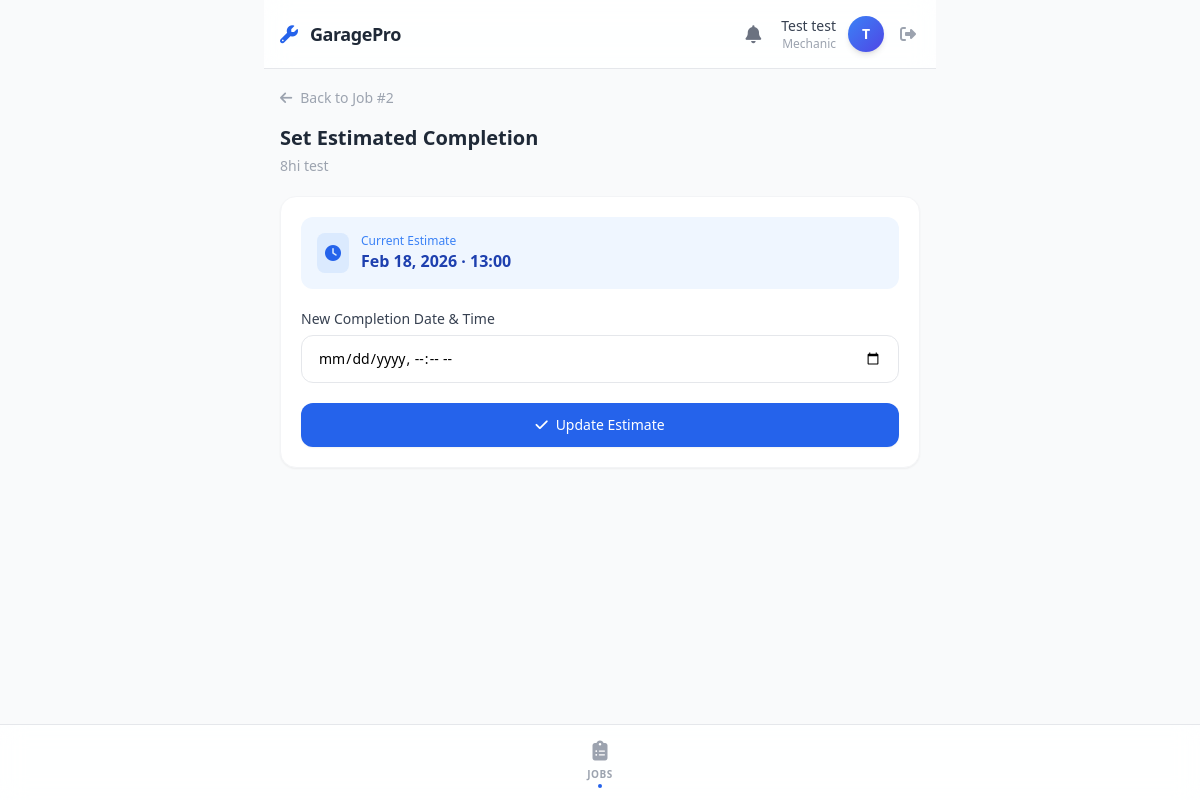
The app's page /mechanic/jobs/2/estimate/ (signed in) with its own data.
### accounts/models.py (models this page shows, shortened)
class User(AbstractUser, TimeStampedModel):
    ROLE_CHOICES = [
        ('ADMIN', 'Admin'),
        ('MANAGER', 'Manager'),
        ('MECHANIC', 'Mechanic'),
        ('CUSTOMER', 'Customer'),
    ]
    role = models.CharField(max_length=20, choices=ROLE_CHOICES)
    phone = models.CharField(max_length=20, blank=True)

### jobs/models.py (models this page shows, shortened)
class ServiceJob(TimeStampedModel, SoftDeleteModel):
    STATUS_CHOICES = [
        ('RECEIVED', 'Received'),
        ('DIAGNOSING', 'Diagnosing'),
        ('WAITING_APPROVAL', 'Waiting Approval'),
        ('IN_PROGRESS', 'In Progress'),
        ('COMPLETED', 'Completed'),
        ('DELIVERED', 'Delivered'),
        ('CANCELLED', 'Cancelled'),
    ]
    vehicle = models.ForeignKey('customers.Vehicle', on_delete=models.CASCADE, related_name="jobs")
    assigned_mechanic = models.ForeignKey(
        settings.AUTH_USER_MODEL,
        on_delete=models.SET_NULL,
        null=True,
        limit_choices_to={'role': 'MECHANIC'}
    )
    status = models.CharField(max_length=30, choices=STATUS_CHOICES, default='RECEIVED')
    problem_description = models.TextField()
    estimated_completion = models.DateTimeField(null=True, blank=True)
    priority = models.IntegerField(default=1)
    completed_at = models.DateTimeField(null=True, blank=True)
    delivered_at = models.DateTimeField(null=True, blank=True)
    VALID_TRANSITIONS = {
        'RECEIVED': ['DIAGNOSING', 'CANCELLED'],
    'DIAGNOSING': ['WAITING_APPROVAL', 'CANCELLED'],
    'WAITING_APPROVAL': ['IN_PROGRESS', 'CANCELLED'],
    'IN_PROGRESS': ['COMPLETED', 'CANCELLED', 'WAITING_APPROVAL'],
    'COMPLETED': ['DELIVERED'],
    'DELIVERED': [],
    'CANCELLED': [],
}

### customers/models.py (models this page shows, shortened)
class Vehicle(TimeStampedModel, SoftDeleteModel):
    customer = models.ForeignKey(Customer, on_delete=models.CASCADE, related_name="vehicles")
    registration_number = models.CharField(max_length=50, unique=True, db_index=True)
    make = models.CharField(max_length=100)
    model = models.CharField(max_length=100)
    year = models.IntegerField()
    vin = models.CharField(max_length=100, blank=True)

### jobs/views.py (the view, shortened to what this page needs)
# urls.py: path('mechanic/jobs/<int:pk>/estimate/', job_views.mechanic_update_estimate, name='mechanic_update_estimate'),
@mechanic_required
def mechanic_update_estimate(request, pk):
    job = get_object_or_404(ServiceJob, pk=pk, assigned_mechanic=request.user)
    return render(request, 'mechanic/update_estimate.html', {'job': job})

### notifications/context_processors.py (called while the page is built)
def user_notifications(request):
    if request.user.is_authenticated:
        unread_count = request.user.notifications.filter(is_read=False).count()
        latest_notifications = request.user.notifications.all()[:5]
        return {
            'unread_notifications_count': unread_count,
            'latest_notifications': latest_notifications
        }
    return {}

### templates/mechanic/update_estimate.html (shortened to what this page needs)
{% extends 'base_app.html' %}
{% block nav_jobs %}bnav-active{% endblock %}
{% block content %}
<a href="{% url 'mechanic_job_detail' job.pk %}"
    class="inline-flex items-center text-sm text-gray-400 hover:text-blue-600 mb-4 transition">
    <i class="fas fa-arrow-left mr-2"></i>Back to Job #{{ job.id }}
</a>
<div class="mb-5">
    <h1 class="text-xl font-bold text-gray-800">Set Estimated Completion</h1>
    <p class="text-sm text-gray-400 mt-1">{{ job.vehicle.make }} {{ job.vehicle.model }}</p>
</div>
<div class="bg-white rounded-2xl shadow-sm border border-gray-100 p-5 animate-slide-up">
    {% if job.estimated_completion %}
    <div class="bg-blue-50 rounded-xl p-4 mb-5 flex items-center gap-3">
        <div class="bg-blue-100 p-2 rounded-lg"><i class="fas fa-clock text-blue-600"></i></div>
        <div>
            <div class="text-xs text-blue-500 font-medium">Current Estimate</div>
            <div class="font-bold text-blue-800">{{ job.estimated_completion|date:"M d, Y · H:i" }}</div>
        </div>
    </div>
    {% endif %}
    <form method="post" class="space-y-5">
        <div>
            <label class="block text-sm font-medium text-gray-700 mb-1.5">New Completion Date & Time</label>
            <input name="estimated_completion" type="datetime-local" required
                class="w-full border border-gray-200 rounded-xl px-4 py-3 text-sm focus:ring-2 focus:ring-blue-500 focus:border-transparent focus:outline-none transition">
        </div>
        <button type="submit"
            class="w-full bg-blue-600 text-white py-3 rounded-xl font-medium text-sm hover:bg-blue-700 transition shadow-sm">
            <i class="fas fa-check mr-2"></i>Update Estimate
        </button>
    </form>
</div>
{% endblock %}

### templates/base_app.html (shortened to what this page needs)
<!DOCTYPE html>
<html lang="en">
<head>
    <script src="https://cdn.tailwindcss.com"></script>
    <link rel="stylesheet" href="https://cdnjs.cloudflare.com/ajax/libs/font-awesome/6.4.0/css/all.min.css">
</head>
<body class="bg-gray-50 font-sans leading-normal tracking-normal">
    <div class="flex flex-col min-h-screen max-w-2xl mx-auto relative">
        <header class="glass-header sticky top-0 z-30 border-b border-gray-200">
            <div class="flex items-center justify-between px-4 py-3">
                <div class="flex items-center gap-3">
                    <i class="fas fa-wrench text-blue-600 text-lg"></i>
                    <span class="font-bold text-gray-800 text-lg tracking-tight">GaragePro</span>
                </div>
                <div class="flex items-center gap-3">
                    <a href="{% if user.role == 'CUSTOMER' %}{% url 'customer_reminders' %}{% else %}{% url 'notification_list' %}{% endif %}"
                        class="relative p-2 text-gray-500 hover:text-blue-600 transition">
                        <i class="fas fa-bell text-lg"></i>
                    </a>
                    <div class="text-right hidden sm:block">
                        <div class="text-sm font-medium text-gray-700">{{ user.get_full_name|default:user.username }}
                        </div>
                        <div class="text-xs text-gray-400">{{ user.role|default:""|lower|capfirst }}</div>
                    </div>
                    <div class="relative">
                        <div
                            class="w-9 h-9 rounded-full bg-gradient-to-br from-blue-500 to-indigo-600 flex items-center justify-center text-white font-bold text-sm shadow-md">
                            {{ user.username|make_list|first|upper }}
                        </div>
                    </div>
                    <form method="post" action="{% url 'logout' %}">
                        <button type="submit" class="text-gray-400 hover:text-red-500 transition p-1" title="Logout">
                            <i class="fas fa-sign-out-alt"></i>
                        </button>
                    </form>
                </div>
            </div>
        </header>
        <main class="flex-1 px-4 pt-4 pb-24 no-scrollbar overflow-y-auto">
            {% block content %}{% endblock %}
        </main>
        <nav class="fixed bottom-0 left-0 right-0 z-40 glass-header border-t border-gray-200">
            <div class="max-w-2xl mx-auto flex justify-around items-center py-2">
                {% if user.role == 'MECHANIC' %}
                <a href="{% url 'mechanic_jobs' %}"
                    class="flex flex-col items-center py-1 px-3 text-gray-400 hover:text-blue-600 transition {% block nav_jobs %}{% endblock %}">
                    <i class="fas fa-clipboard-list text-xl mb-0.5"></i>
                    <span class="text-[10px] font-semibold uppercase tracking-wider">Jobs</span>
                    <div class="bnav-dot w-1 h-1 rounded-full bg-blue-600 mt-0.5 opacity-0 transition"></div>
                </a>
                {% endif %}
            </div>
        </nav>
    </div>
</body>
</html>

### templates/base_app.html (style rules this page uses)
.no-scrollbar { -ms-overflow-style: none; scrollbar-width: none; }
.bnav-active { color: #2563EB; }
.bnav-active .bnav-dot { opacity: 1; }
.animate-slide-up { animation: slideUp 0.3s ease-out forwards; }
.animate-slide-up:nth-child(3) { animation-delay: 120ms; }
.glass-header { background: rgba(255, 255, 255, 0.85); backdrop-filter: blur(12px); -webkit-backdrop-filter: blur(12px); }

### records on screen
User: get_full_name "Test test", role "Mechanic", username|make_list "T"
ServiceJob: id "2", vehicle.make "8hi", vehicle.model "test", estimated_completion "Feb 18, 2026 · 13:00"
